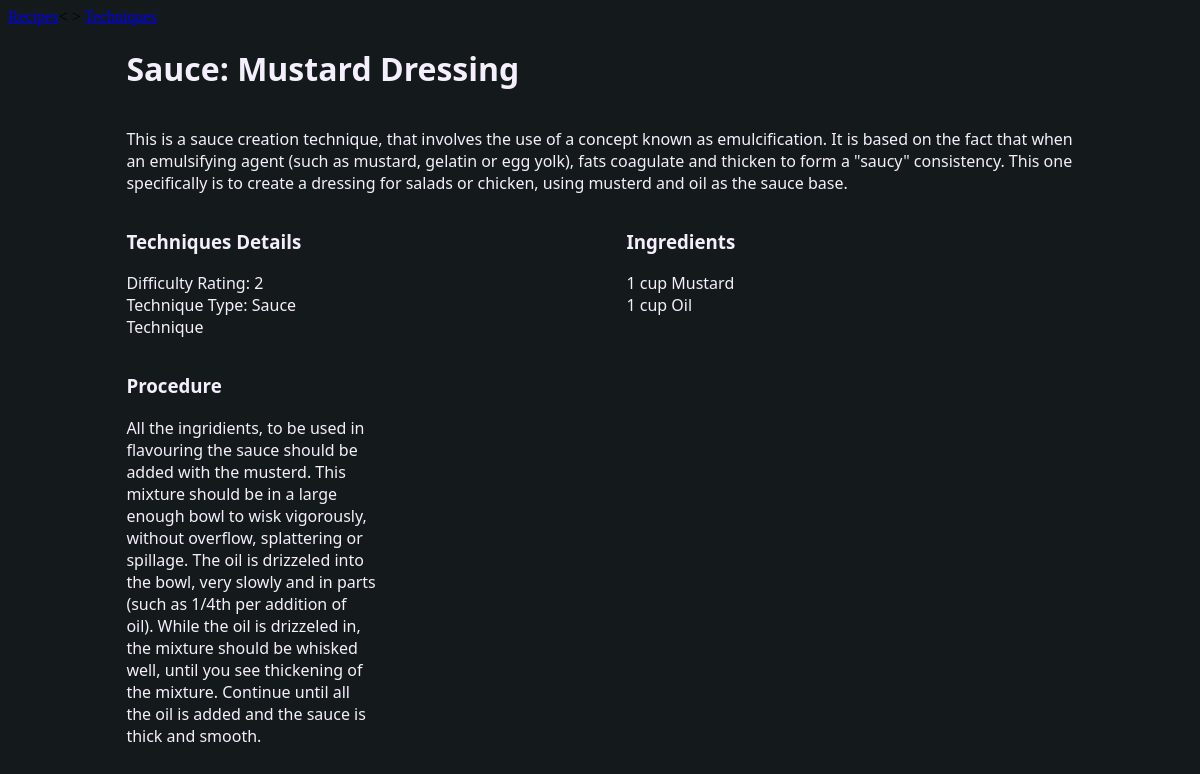
Page /page/technique?id=2 on the committed database.
### tables this page shows
CREATE TABLE technique(
    tid INTEGER PRIMARY KEY,
    technique_name TEXT,
    ttype TEXT,
    difficulty INTEGER,
    body TEXT,
    theory TEXT
);

CREATE TABLE ingredient_technique(
    iid INTEGER NOT NULL,
    tid INTEGER NOT NULL,
    quantity TEXT,
    FOREIGN KEY (iid) REFERENCES recipie(iid),
    FOREIGN KEY (tid) REFERENCES technique(tid)
);

CREATE TABLE ingredient(
    iid INTEGER PRIMARY KEY,
    name TEXT NOT NULL
);

### src/mainpages.py (the view)
@bp.route('/technique', methods=('GET', 'POST'))
def techniquepage():
    try:
        rid = session.get('last-recipie')
    except KeyError:
        rid = None
    tid = request.args.get('id', type=str)
    if request.method == 'GET':
        db = get_db()
        if rid:
            techniques = db.execute(
                '''SELECT technique_name, t.tid FROM
                recipie r INNER JOIN recipie_technique rt ON r.rid = rt.rid
                INNER JOIN technique t on rt.tid = t.tid
                WHERE r.rid = ? AND t.tid != ?''',
            (rid, tid)
            ).fetchall()
        else:
            techniques = None
        technique = db.execute(
            'SELECT technique_name, ttype, difficulty, body, theory FROM technique t WHERE t.tid = ?', (tid)
        ).fetchone()
        ingredients = db.execute(
            '''SELECT name, quantity, t.tid FROM
            technique t INNER JOIN ingredient_technique it ON t.tid = it.tid
            INNER JOIN ingredient i on it.iid = i.iid
            WHERE t.tid = ?''',
            (tid)
        ).fetchall()
        return render_template('techniquepage.html', technique=technique, ingredients=ingredients, rid=rid, techniques=techniques)

### src/auth.py (called while the page is built)
@bp.before_app_request
def load_user():
    user_id = session.get('user-id')
    if not user_id:
        g.user = None
    else:
        g.user = get_db().execute('SELECT * FROM user WHERE uid = ?', (int(user_id), )).fetchone()

### src/db.py (called while the page is built)
def get_db():
    if 'db' not in g:
        g.db = sqlite3.connect(
            current_app.config['DATABASE'],
            detect_types=sqlite3.PARSE_DECLTYPES
        )
    g.db.row_factory = sqlite3.Row
    return g.db

### src/templates/techniquepage.html (shortened to what this page needs)
<!doctype html>
<html>
<head>
<link href="{{ url_for('static', filename='recipie.css') }}" rel="stylesheet" type="text/css">
</head>
<body>
<div class="full_wrapper">
  <div class="Container">
    <div class="Title">
      <h1>{{ technique['technique_name'] }}</h1>
      </div>
    <div class="summary-block">
      <p class="summary-text">{{ technique['theory'] }}</p>
      </div>
    <div class="properties_wrapper">
		<div class="Column1">
      <div class="Recipe-info">
        <ul class="R-Info-List" >
          <dt><h3>Techniques Details</h3></dt>
          <li  class="difficulty">Difficulty Rating: {{ technique['difficulty'] }}</li>
          <li  class="ttype">Technique Type: {{ technique['ttype'] }}</li>
          </ul>
        </div>
	<div class="Procedure-Block">
	  <p><h3>Procedure</h3></p>
	  <p class="procedure_writeout">
		{{ technique['body'] }}
	</p>
	  </div>
		</div>
      <div class="Column2">
		{% if ingredients %}
		  <div class="Ingrdients-block">
			<h3 class="ingredients-title">Ingredients</h3>
			<ul class="ingridients-list" >
				{% for ingredient in ingredients %}
				<li>{{ ingredient['quantity'] }} {{ ingredient['name'] }}</li>
				{% endfor %}
			</ul>
			</div>
		{% endif %}
	 	</div>
  </div>
</div>
	<div class="Navbar_Wrap">
		<a href="{{ url_for('mainpages.recipies') }}">Recipes</a><&nbsp>
		<a href="{{ url_for('mainpages.techniques') }}">Techniques</a>
	</div>
</div>
</body>

### src/static/recipie.css (style rules this page uses)
.Title { flex-direction: column; }
.Container { display: flex; flex-direction: column; padding-left: 10%; padding-right: 10%; }
.properties_wrapper .Ingrdients-block .ingridients-list { padding-left: 0; }
.properties_wrapper .Recipe-info .R-Info-List { padding-left: 0; }
.Container .summary-block { flex-flow: column wrap; }
.Container .properties_wrapper { flex-direction: row; display: flex; align-items: flex-start; justify-content: space-between; width: 700px; }
h3, li, p, h1, strong { color: #F5EFFD; font-family: Segoe, "Segoe UI", "DejaVu Sans", "Trebuchet MS", Verdana, "sans-serif"; }
ul { list-style: none; padding-left: 0; }
.properties_wrapper .Column1 .Procedure-Block { max-width: 250px; }
.full_wrapper { display: flex; flex-direction: column-reverse; }
.Container .properties_wrapper .Column1 { width: 250px; display: flex; flex-grow: 0; }
.Container .properties_wrapper .Column2 { width: 200px; }
.full_wrapper .Container .Title { width: 75%; }
.Container .properties_wrapper .Column1 { display: flex; flex-direction: column; }
p.procedure_writeout { max-width: 250px; word-wrap: break-word; }
body { background-color: #141A1B; }

### rows in the picture
technique: technique_name "Sauce: Mustard Dressing", theory "This is a sauce creation technique, that involves the use of a concept known as emulcification. It is based on the fact that when an emulsifying agent (such as mustard, gelatin or egg yolk), fats coagulate and thicken to form a \"saucy\" consistency. This one specifically is to create a dressing for salads or chicken, using musterd and oil as the sauce base.", difficulty "2", ttype "Sauce Technique", body "All the ingridients, to be used in flavouring the sauce should be added with the musterd. This mixture should be in a large enough bowl to wisk vigorously, without overflow, splattering or spillage. The oil is drizzeled into the bowl, very slowly and in parts (such as 1/4th per addition of oil). While the oil is drizzeled in, the mixture should be whisked well, until you see thickening of the mixture. Continue until all the oil is added and the sauce is thick and smooth."
ingredient_technique: quantity "1 cup", name "Mustard"
ingredient_technique: quantity "1 cup", name "Oil"
